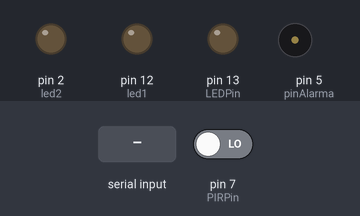
A sketch run on a simulated Arduino Uno, built with avr-gcc and run on an emulated ATmega328P. On the bench: output pins drawn as LEDs (lit = HIGH), buzzer (waves = sounding). The inputs (shaded band) are chosen by the test bench; at power-on: pin 7 (PIRPin) LOW.

Above: at 1.2 s.
1.3 s: "M" received over Serial
At 10.24 s:
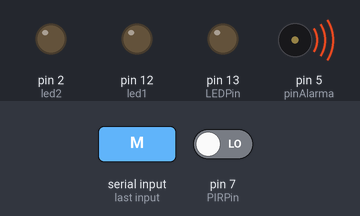
Timing chart, 0 to 10.3 s (numbered marks = the images above; inputs shaded):
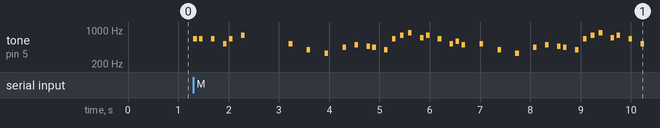

The sketch:

Bot_arduino.ino
```cpp
#include "DHT.h" //Incluimos la libreria DHT para el control de el Sensor DHT 11.

#define PinOutDHT 3 //Definimos el Pin 3 para la lectura de el sensor.
#define TypeDHT DHT11 //Definimos el Tipo de Sensor.
DHT dht(PinOutDHT, TypeDHT); //Cramos un objeto dht con las variables definidas anteriormente.
#include "Musica.h"
const int led1=12; //Declaramos la variable led1.
const int led2=2; //Declaramos la variable led2.
const int LEDPin = 13;        // pin para el LED
const int PIRPin = 7;         // pin de entrada (for PIR sensor)
int pinAlarma = 5;
Musica musica(pinAlarma);
int sensorPin = A0;
double sensorValue;
int pirState = LOW;           // de inicio no hay movimiento
int val = 0;
unsigned int dato; //Declaramos una variable "dato" en donde se guardaran los valores recibidos desde Python.

void setup() {
  Serial.begin(9600); //Inicializamos la comunicacion Serial a 9600 Baudios
  pinMode(led1,OUTPUT);
  pinMode(led2,OUTPUT);
  pinMode(LEDPin, OUTPUT);
  pinMode(PIRPin, INPUT);
    pinMode(pinAlarma,OUTPUT);//Definimos los pines de los leds como Salidas

}

void loop() {


    while(Serial.available()>0){  //Comprobamos que la comunicacion serial este disponible.
      dato=Serial.read(); //Leemos el puerto serial y guardamos los valores en la variable "dato"
      sensorValue =  (( 5.0 * analogRead(sensorPin) * 100.0) / 1024.0);
      /*En el siguiente codigo se compara el valor de "dato" y segun sea el caso actua de distintas maneras*/
      //Enciende o apaga los leds
        if(dato=='Y')digitalWrite(led1,HIGH);
        if(dato=='N')digitalWrite(led1,LOW);
        if(dato=='E')digitalWrite(led2,HIGH);
        if(dato=='F')digitalWrite(led2,LOW);

      //Manda Temperatura o Humedad segun el caso
        if(dato=='T')Serial.println(sensorValue +String("°C"));
        if(dato=='H')Serial.println(sensorValue +String("%"));
        if(dato=='M')
        {
           musica.reproducir();

        }

       }

       val = digitalRead(PIRPin);
   if (val == HIGH)   //si está activado
   {
      digitalWrite(LEDPin, HIGH);  //LED ON
      if (pirState == LOW)  //si previamente estaba apagado
      {
        //Serial.println("Sensor activado");
        pirState = HIGH;
      }
   }
   else   //si esta desactivado
   {
      digitalWrite(LEDPin, LOW); // LED OFF
      if (pirState == HIGH)  //si previamente estaba encendido
      {

        pirState = LOW;
      }
   }


}
```

Musica.h
```cpp
#define Musica_h

class Musica {
  public:
    Musica(int pin);
    void reproducir();
    void tono();
  private:
    int tonePin = 13;
};
```

Source omitted: Musica.cpp (21698 bytes)

Measured:
- after the input at 1.3 s, tone on pin 5 (pinAlarma): plays 659 Hz for 0.07 s, 659 Hz for 0.07 s, 659 Hz for 0.07 s, 523 Hz for 0.07 s, 659 Hz for 0.07 s, 783 Hz for 0.07 s … (38 notes in this stretch), starting at once
